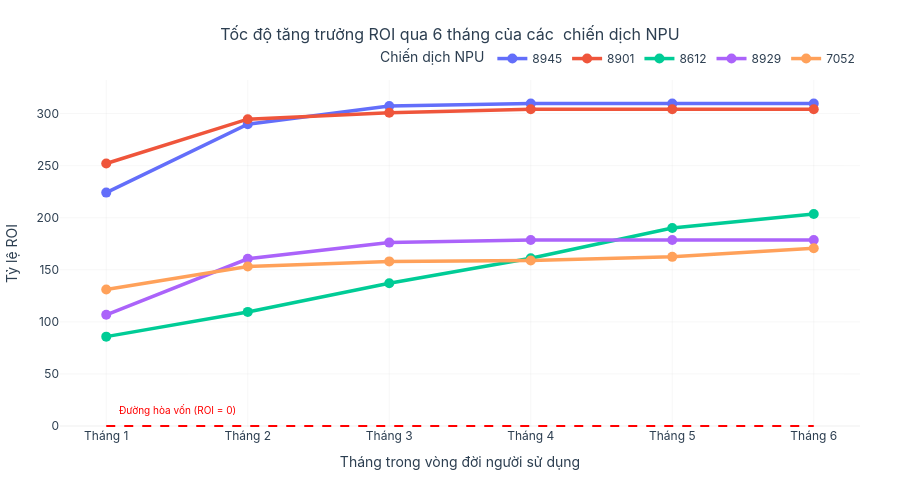

The notebook cell saved with this chart:
### Code cell
# Trực quan hóa tốc độ tăng trưởng ROI qua 6 tháng bằng Plotly
fig = px.line(
    df_monthly_roi,
    x='Month',
    y='ROI',
    color='CampaignID',
    markers=True,
    labels={'Month': 'Tháng trong vòng đời người sử dụng', 'ROI': 'Tỷ lệ ROI', 'CampaignID': 'Chiến dịch NPU'},
    title='Tốc độ tăng trưởng ROI qua 6 tháng của các  chiến dịch NPU'
)

# Thêm đường hòa vốn
fig.add_shape(
    type="line",
    x0=1, y0=0, x1=6, y1=0,
    line=dict(color="Red", width=2, dash="dash")
)

fig.add_annotation(
    x=1.5, y=15,
    text="Đường hòa vốn (ROI = 0)",
    showarrow=False,
    font=dict(color="red", size=10)
)

fig.update_traces(
    line=dict(width=3.5),
    marker=dict(size=10),
    hovertemplate='<b>Campaign</b>: %{customdata[0]}<br><b>Tháng</b>: %{x}<br><b>ROI</b>: %{y:.2f}<extra></extra>',
    customdata=np.stack([df_monthly_roi['CampaignID']], axis=-1)
)

fig.update_layout(
    title_x=0.5,
    title_font=dict(size=16, family="Inter, sans-serif", color='#2c3e50'),
    font=dict(family="Inter, sans-serif", color='#2c3e50'),
    plot_bgcolor='#ffffff',
    paper_bgcolor='#ffffff',
    xaxis=dict(
        tickmode='array',
        tickvals=list(range(1, 7)),
        ticktext=[f"Tháng {i}" for i in range(1, 7)],
        gridcolor='rgba(200, 200, 200, 0.15)',
        zerolinecolor='rgba(200, 200, 200, 0.15)'
    ),
    yaxis=dict(
        gridcolor='rgba(200, 200, 200, 0.15)',
        zerolinecolor='rgba(200, 200, 200, 0.15)'
    ),
    legend=dict(
        orientation="h",
        yanchor="bottom",
        y=1.02,
        xanchor="right",
        x=1
    ),
    margin=dict(t=80, b=40, l=40, r=40),
    height=480
)

fig.show()

### Figure 1 — Plotly figure (JSON) as saved in the notebook; plotly's stock layout.template omitted (floating-point values rounded to 4 significant figures)
{"data": [{"customdata": [["8945"], ["8945"], ["8945"], ["8945"], ["8945"], ["8945"], ["8901"], ["8901"], ["8901"], ["8901"], ["8901"], ["8901"], ["8612"], ["8612"], ["8612"], ["8612"], ["8612"], ["8612"], ["8929"], ["8929"], ["8929"], ["8929"], ["8929"], ["8929"], ["7052"], ["7052"], ["7052"], ["7052"], ["7052"], ["7052"]], "hovertemplate": "<b>Campaign</b>: %{customdata[0]}<br><b>Tháng</b>: %{x}<br><b>ROI</b>: %{y:.2f}<extra></extra>", "legendgroup": "8945", "line": {"color": "#636efa", "dash": "solid", "width": 3.5}, "marker": {"size": 10, "symbol": "circle"}, "mode": "lines+markers", "name": "8945", "orientation": "v", "showlegend": true, "type": "scatter", "x": [1, 2, 3, 4, 5, 6], "xaxis": "x", "y": [224.1, 289.7, 307.3, 309.6, 309.6, 309.6], "yaxis": "y"}, {"customdata": [["8945"], ["8945"], ["8945"], ["8945"], ["8945"], ["8945"], ["8901"], ["8901"], ["8901"], ["8901"], ["8901"], ["8901"], ["8612"], ["8612"], ["8612"], ["8612"], ["8612"], ["8612"], ["8929"], ["8929"], ["8929"], ["8929"], ["8929"], ["8929"], ["7052"], ["7052"], ["7052"], ["7052"], ["7052"], ["7052"]], "hovertemplate": "<b>Campaign</b>: %{customdata[0]}<br><b>Tháng</b>: %{x}<br><b>ROI</b>: %{y:.2f}<extra></extra>", "legendgroup": "8901", "line": {"color": "#EF553B", "dash": "solid", "width": 3.5}, "marker": {"size": 10, "symbol": "circle"}, "mode": "lines+markers", "name": "8901", "orientation": "v", "showlegend": true, "type": "scatter", "x": [1, 2, 3, 4, 5, 6], "xaxis": "x", "y": [252.1, 294.6, 300.8, 304.2, 304.2, 304.2], "yaxis": "y"}, {"customdata": [["8945"], ["8945"], ["8945"], ["8945"], ["8945"], ["8945"], ["8901"], ["8901"], ["8901"], ["8901"], ["8901"], ["8901"], ["8612"], ["8612"], ["8612"], ["8612"], ["8612"], ["8612"], ["8929"], ["8929"], ["8929"], ["8929"], ["8929"], ["8929"], ["7052"], ["7052"], ["7052"], ["7052"], ["7052"], ["7052"]], "hovertemplate": "<b>Campaign</b>: %{customdata[0]}<br><b>Tháng</b>: %{x}<br><b>ROI</b>: %{y:.2f}<extra></extra>", "legendgroup": "8612", "line": {"color": "#00cc96", "dash": "solid", "width": 3.5}, "marker": {"size": 10, "symbol": "circle"}, "mode": "lines+markers", "name": "8612", "orientation": "v", "showlegend": true, "type": "scatter", "x": [1, 2, 3, 4, 5, 6], "xaxis": "x", "y": [85.82, 109.6, 137.1, 161.2, 190.1, 203.5], "yaxis": "y"}, {"customdata": [["8945"], ["8945"], ["8945"], ["8945"], ["8945"], ["8945"], ["8901"], ["8901"], ["8901"], ["8901"], ["8901"], ["8901"], ["8612"], ["8612"], ["8612"], ["8612"], ["8612"], ["8612"], ["8929"], ["8929"], ["8929"], ["8929"], ["8929"], ["8929"], ["7052"], ["7052"], ["7052"], ["7052"], ["7052"], ["7052"]], "hovertemplate": "<b>Campaign</b>: %{customdata[0]}<br><b>Tháng</b>: %{x}<br><b>ROI</b>: %{y:.2f}<extra></extra>", "legendgroup": "8929", "line": {"color": "#ab63fa", "dash": "solid", "width": 3.5}, "marker": {"size": 10, "symbol": "circle"}, "mode": "lines+markers", "name": "8929", "orientation": "v", "showlegend": true, "type": "scatter", "x": [1, 2, 3, 4, 5, 6], "xaxis": "x", "y": [106.8, 160.6, 176.1, 178.6, 178.6, 178.6], "yaxis": "y"}, {"customdata": [["8945"], ["8945"], ["8945"], ["8945"], ["8945"], ["8945"], ["8901"], ["8901"], ["8901"], ["8901"], ["8901"], ["8901"], ["8612"], ["8612"], ["8612"], ["8612"], ["8612"], ["8612"], ["8929"], ["8929"], ["8929"], ["8929"], ["8929"], ["8929"], ["7052"], ["7052"], ["7052"], ["7052"], ["7052"], ["7052"]], "hovertemplate": "<b>Campaign</b>: %{customdata[0]}<br><b>Tháng</b>: %{x}<br><b>ROI</b>: %{y:.2f}<extra></extra>", "legendgroup": "7052", "line": {"color": "#FFA15A", "dash": "solid", "width": 3.5}, "marker": {"size": 10, "symbol": "circle"}, "mode": "lines+markers", "name": "7052", "orientation": "v", "showlegend": true, "type": "scatter", "x": [1, 2, 3, 4, 5, 6], "xaxis": "x", "y": [131.1, 153.1, 158.0, 158.9, 162.4, 170.7], "yaxis": "y"}], "layout": {"annotations": [{"font": {"color": "red", "size": 10}, "showarrow": false, "text": "Đường hòa vốn (ROI = 0)", "x": 1.5, "y": 15}], "font": {"color": "#2c3e50", "family": "Inter, sans-serif"}, "height": 480, "legend": {"orientation": "h", "title": {"text": "Chiến dịch NPU"}, "tracegroupgap": 0, "x": 1, "xanchor": "right", "y": 1.02, "yanchor": "bottom"}, "margin": {"b": 40, "l": 40, "r": 40, "t": 80}, "paper_bgcolor": "#ffffff", "plot_bgcolor": "#ffffff", "shapes": [{"line": {"color": "Red", "dash": "dash", "width": 2}, "type": "line", "x0": 1, "x1": 6, "y0": 0, "y1": 0}], "title": {"font": {"color": "#2c3e50", "family": "Inter, sans-serif", "size": 16}, "text": "Tốc độ tăng trưởng ROI qua 6 tháng của các  chiến dịch NPU", "x": 0.5}, "xaxis": {"anchor": "y", "domain": [0, 1], "gridcolor": "rgba(200, 200, 200, 0.15)", "tickmode": "array", "ticktext": ["Tháng 1", "Tháng 2", "Tháng 3", "Tháng 4", "Tháng 5", "Tháng 6"], "tickvals": [1, 2, 3, 4, 5, 6], "title": {"text": "Tháng trong vòng đời người sử dụng"}, "zerolinecolor": "rgba(200, 200, 200, 0.15)"}, "yaxis": {"anchor": "x", "domain": [0, 1], "gridcolor": "rgba(200, 200, 200, 0.15)", "title": {"text": "Tỷ lệ ROI"}, "zerolinecolor": "rgba(200, 200, 200, 0.15)"}}}
